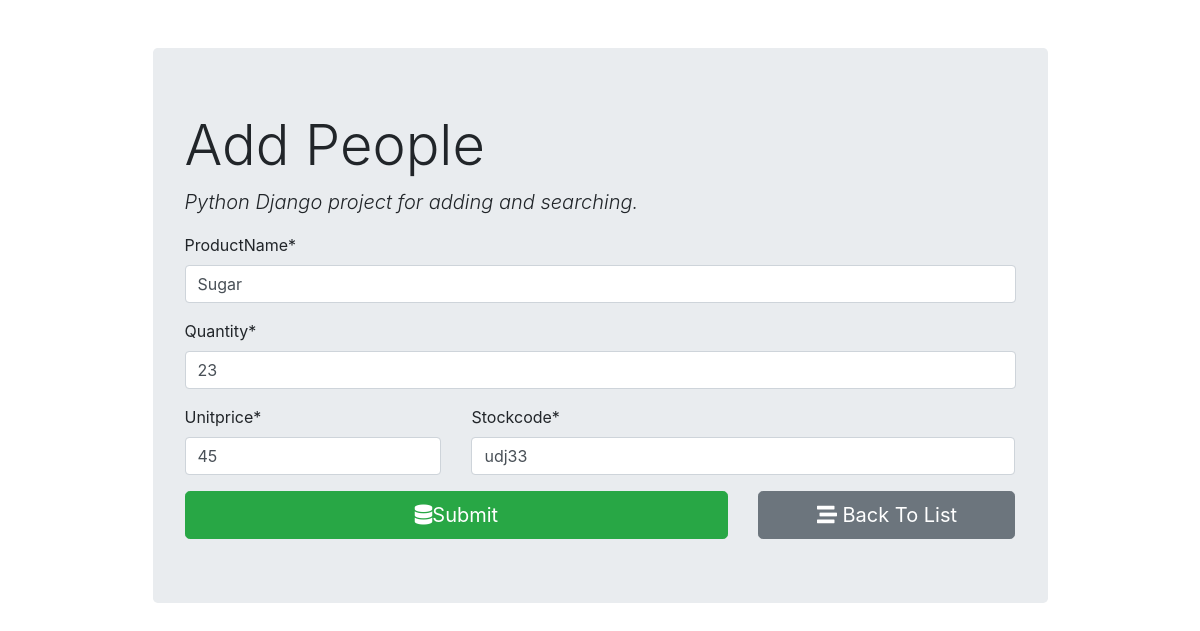
Screenshot of /product/2/ with the database file from the repository.
### add_product/models.py (models this page shows)
class Product(models.Model):
    productName = models.CharField(max_length = 100)
    quantity = models.IntegerField()
    unitprice = models.IntegerField()
    stockcode = models.CharField(max_length = 10)

### add_product/views.py (the view, shortened to what this page needs)
# urls.py: path('',views.product_form, name='product_insert'), #get and post request for insert operation
def product_form(request, id=0):
    if request.method == "GET":
        if id == 0:
            form = AddProductForm()
        else:
            product = Product.objects.get(pk=id)
            form = AddProductForm(instance=product)
        return render(request, "add_product/product_form.html", {'form':form})

### add_product/forms.py
class AddProductForm(forms.ModelForm):
    class Meta:
        model = Product
        fields = '__all__'

### add_product/templates/add_product/product_form.html (shortened to what this page needs)
{% extends "add_product/base.html"%}
{% load crispy_forms_tags %}
 {% block content %}
<form action= "" method="post" autocomplete="off">
    {{form.productName|as_crispy_field}}
    {{form.quantity|as_crispy_field}}
    <div class="row">
        <div class="col-md-4">
        {{form.unitprice|as_crispy_field}}
        </div>
        <div class="col-md-8">
        {{form.stockcode|as_crispy_field}}
        </div>
    </div>
    <div class="row">
        <div class="col-md-8">
            <button type="submit" class="btn btn-success btn-block btn-lg"> <i class="fas fa-database"></i>Submit</button>
        </div>
        <div class="col-md-4">
            <a href="{% url 'product_list' %}" class = "btn btn-secondary btn-block btn-lg">
                <i class="fas fa-stream"></i> Back To List
            </a>
        </div>
    </div>
</form>
 {% endblock content%}

### rows the page displays
Product: productName "Sugar", quantity "23", unitprice "45", stockcode "udj33"
